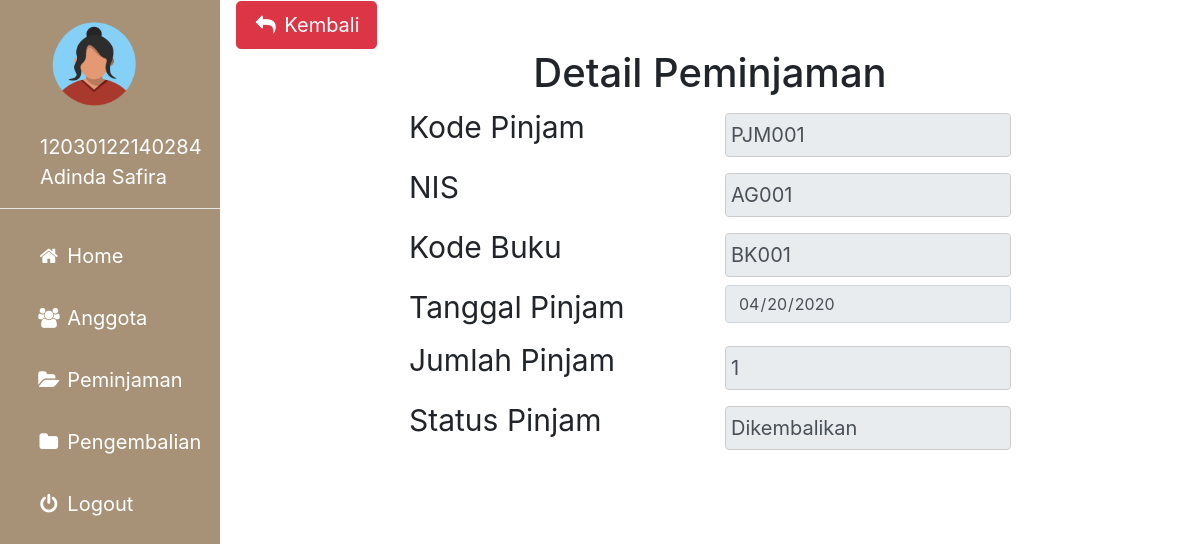
Page /admin/pinjam_detail.php?agung=PJM001 (signed in) on the committed database.
### tables this page shows
CREATE TABLE `peminjaman` (
  `kode_pinjam` varchar(10) NOT NULL,
  `nis` varchar(10) NOT NULL,
  `kode_buku` varchar(10) NOT NULL,
  `tgl_pinjam` date NOT NULL,
  `jumlah` int(3) NOT NULL,
  `status_pinjam` varchar(30) DEFAULT NULL,
  `status` varchar(20) DEFAULT NULL
);

### admin/pinjam_detail.php (the view, shortened to what this page needs)
<?php
include'sidebar.php';
 ?>
 <link rel="stylesheet" href="../img/csskonten.css">
 <link rel="stylesheet" href="../css/bootstrap.css">
 <?php
 $metode = $_GET['agung'];
 $edit = $koneksi -> prepare("SELECT * FROM peminjaman WHERE kode_pinjam = :kode");
 $edit -> bindParam(':kode', $metode);
 $edit -> execute();
 $hasil = $edit -> fetch();
 ?>
 <div class="main">
   <button type="button" name="button" onclick="history.back(-1)" class="btn btn-danger btn-lg"><i class="fa fa-fw fa-reply"></i> Kembali</button>
   <div class="container col-md-8">
     <h1 align=center>Detail Peminjaman</h1>
     <div class="row">
       <div class="col">
         <label for="kode">Kode Pinjam</label>
       </div>
       <div class="col">
         <input type="text" class="form-control" name="kd_pinjam" value="<?php echo $hasil['kode_pinjam']; ?>" readonly>
       </div>
     </div>
     <div class="row">
       <div class="col">
         <label for="kode">NIS</label>
       </div>
       <div class="col">
         <input type="text" class="form-control" name="kd_pinjam" value="<?php echo $hasil['nis']; ?>" readonly>
       </div>
     </div>
     <div class="row">
       <div class="col">
         <label for="kode">Kode Buku</label>
       </div>
       <div class="col">
         <input type="text" class="form-control" name="kd_buku" value="<?php echo $hasil['kode_buku'];?>" readonly>
       </div>
     </div>
     <div class="row">
       <div class="col">
         <label for="kode">Tanggal Pinjam</label>
       </div>
       <div class="col">
         <input type="date" class="form-control" name="tgl_pinjam" value="<?php echo $hasil['tgl_pinjam'];?>" readonly>
       </div>
     </div>
     <div class="row">
       <div class="col">
         <label for="kode">Jumlah Pinjam</label>
       </div>
       <div class="col">
         <input type="text" class="form-control" name="jmlh_pinjam" value="<?php echo $hasil['jumlah'];?>" readonly>
       </div>
     </div>
     <div class="row">
       <div class="col">
         <label for="kode">Status Pinjam</label>
       </div>
       <div class="col">
         <input type="text" class="form-control" name="jmlh_pinjam" value="<?php echo $hasil['status_pinjam'];?>" readonly>
       </div>
     </div>
     <br>
   </div>
 </div>

### img/cssadmin.css (style rules this page uses)
body { margin: 0; font-family: "Lato", sans-serif; }

### img/csskonten.css (style rules this page uses)
.main { margin-left: 220px; padding: 1px 16px; height: 100%; font-size: 30px; }
input[type=text], input[type=password], select { width: 100%; padding: 5px 5px; margin: 8px 0; display: inline-block; border: 1px solid #ccc; box-sizing: border-box; font-size: 20px; }

### rows in the picture
peminjaman: kd_pinjam "PJM001", kd_pinjam "AG001", kd_buku "BK001", tgl_pinjam "04/20/2020", jmlh_pinjam "1", jmlh_pinjam "Dikembalikan"

### other values in the picture
$_SESSION['username']['id'] "12030122140284"
$_SESSION['username']['nama'] "Adinda Safira"
